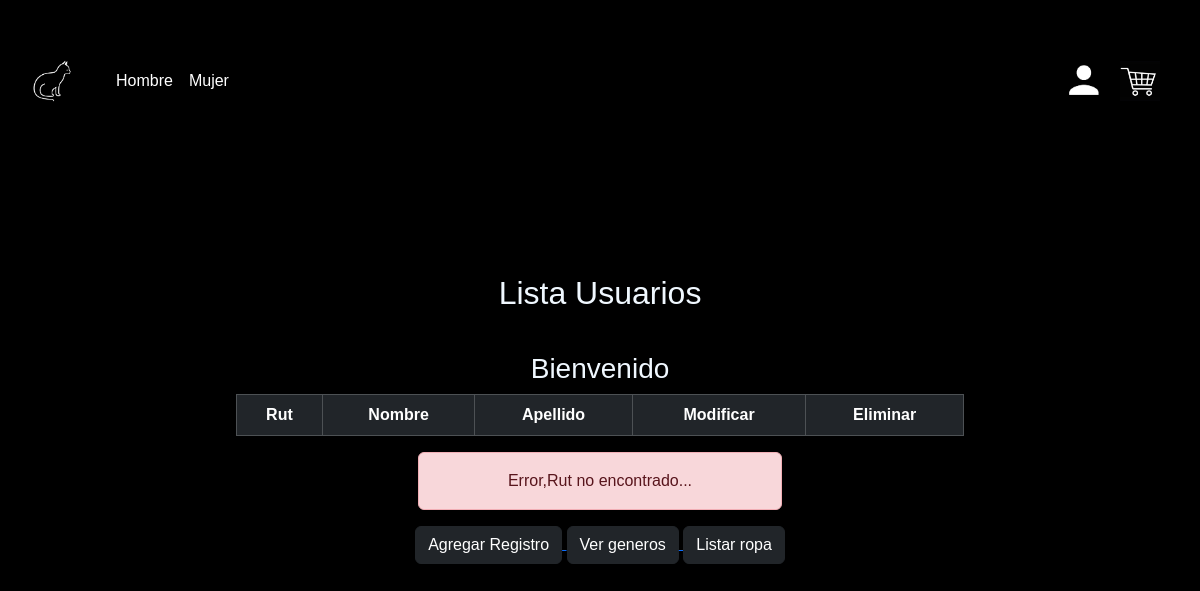
Page /darkless/user_del/1 on the earlier database version.
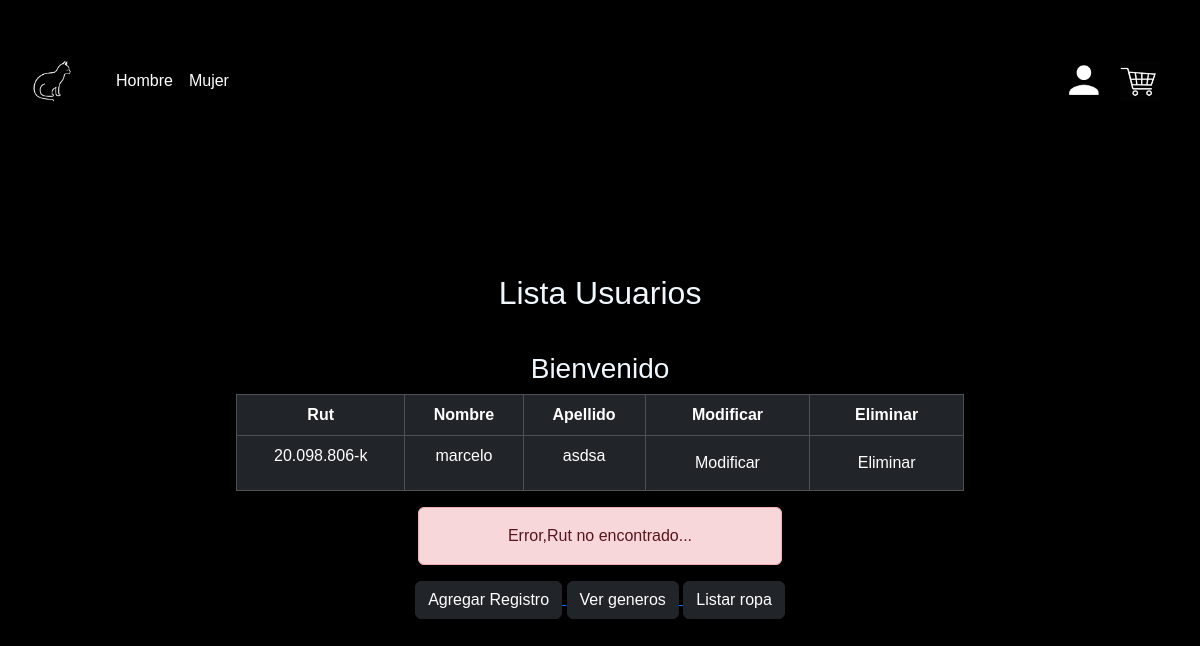
Same page on the later database version.
### Darkless/models.py (models this page shows, shortened)
class Usuario(models.Model):
    rut = models.CharField(primary_key=True, max_length=10)
    nombre = models.CharField(max_length=20)
    apellido_paterno = models.CharField(max_length=20)
    apellido_materno = models.CharField(max_length=20)
    fecha_nacimiento = models.DateField()
    id_genero = models.ForeignKey(
        "Genero", on_delete=models.CASCADE, db_column="IDGenero"
    )
    telefono = models.CharField(max_length=12)
    email = models.EmailField(max_length=100, unique=True, blank=True, null=True)
    password = models.CharField(max_length=30)
    direccion = models.CharField(max_length=50, blank=True, null=True)
    activo = models.BooleanField()

### Darkless/views.py (the view)
# urls.py: path("user_del/<str:pk>", views.user_del, name="user_del"),
def user_del(request, pk):
    try:
        usuario = Usuario.objects.get(rut=pk)
        usuario.delete()
        usuarios = Usuario.objects.all()
        context = {
            "mensaje": "Registro Eliminado",
            "usuarios": usuarios,
        }
        return render(request, "pages/crud.html", context)
    except:
        usuarios = Usuario.objects.all()
        context = {
            "mensaje": "Error,Rut no encontrado...",
            "usuarios": usuarios,
        }
        return render(request, "pages/crud.html", context)

### Darkless/templates/pages/crud.html (shortened to what this page needs)
<!DOCTYPE html>
<html lang="en">
<head>
    {% load static %}
    <link href="https://cdn.jsdelivr.net/npm/bootstrap@5.3.3/dist/css/bootstrap.min.css" rel="stylesheet">
    <link rel="stylesheet" href="{% static 'css/booscss.css'%}">
</head>
{% include 'base/header.html'%}
<body class="body">
    <main>
        <div class="container">
            <div class="row">
                <div class="col-md-8 shadow-lg mx-auto text-center p-3">
                    <h2 class="my-3">Lista Usuarios</h2><br>
                    {% if request.user.is_authenticated %}
                    <h3>Bienvenido {{request.user.username }}</h3>
                    <a href="{% url 'logout' %}">
                        <button class="btn btn-dark my-3">
                            Cerrar Sesion
                        </button>
                    </a>
                    {% else %}
                    <h3>Bienvenido</h3>
                    {% endif%}
                    <table class="table table-dark table-hover table-bordered">
                        <thead>
                            <th>Rut</th>
                            <th>Nombre</th>
                            <th>Apellido</th>
                            <th>Modificar</th>
                            <th>Eliminar</th>
                        </thead>
                        <tbody>
                            {% if usuarios %}
                            {% for tmp in usuarios%}
                            <tr>
                                <td>{{tmp.rut}}</td>
                                <td>{{tmp.nombre}}</td>
                                <td>{{tmp.apellido_paterno}}</td>
                                <td><a href="{% url 'user_findEdit' pk=tmp.rut%}"><button
                                            class="btn btn-dark">Modificar</button></a></td>
                                <td><a href="{% url 'user_del' pk=tmp.rut%}"><button
                                            class="btn btn-dark">Eliminar</button></a></td>
                            </tr>
                            {% endfor%}
                            {% endif %}
                        </tbody>
                    </table>
                    {% if mensaje%}
                    <div class="alert alert-danger w-50 mx-auto">
                        {{mensaje}}
                    </div>
                    {% endif%}
                    <a href="{% url 'user_add' %}">
                        <button class="btn btn-dark">Agregar Registro</button>
                    </a>
                    <a href="{% url 'crud_genero' %}">
                        <button class="btn btn-dark">
                            Ver generos
                        </button>
                    </a>
                    <a href="{% url 'crud_ropa2' %}">
                        <button class="btn btn-dark">
                            Listar ropa
                        </button>
                    </a>
                </div>
            </div>
        </div>
    </main>
</body>
</html>

Differences in the rows shown:
added Usuario: rut "20.098.806-k", nombre "marcelo", apellido_paterno "asdsa"
